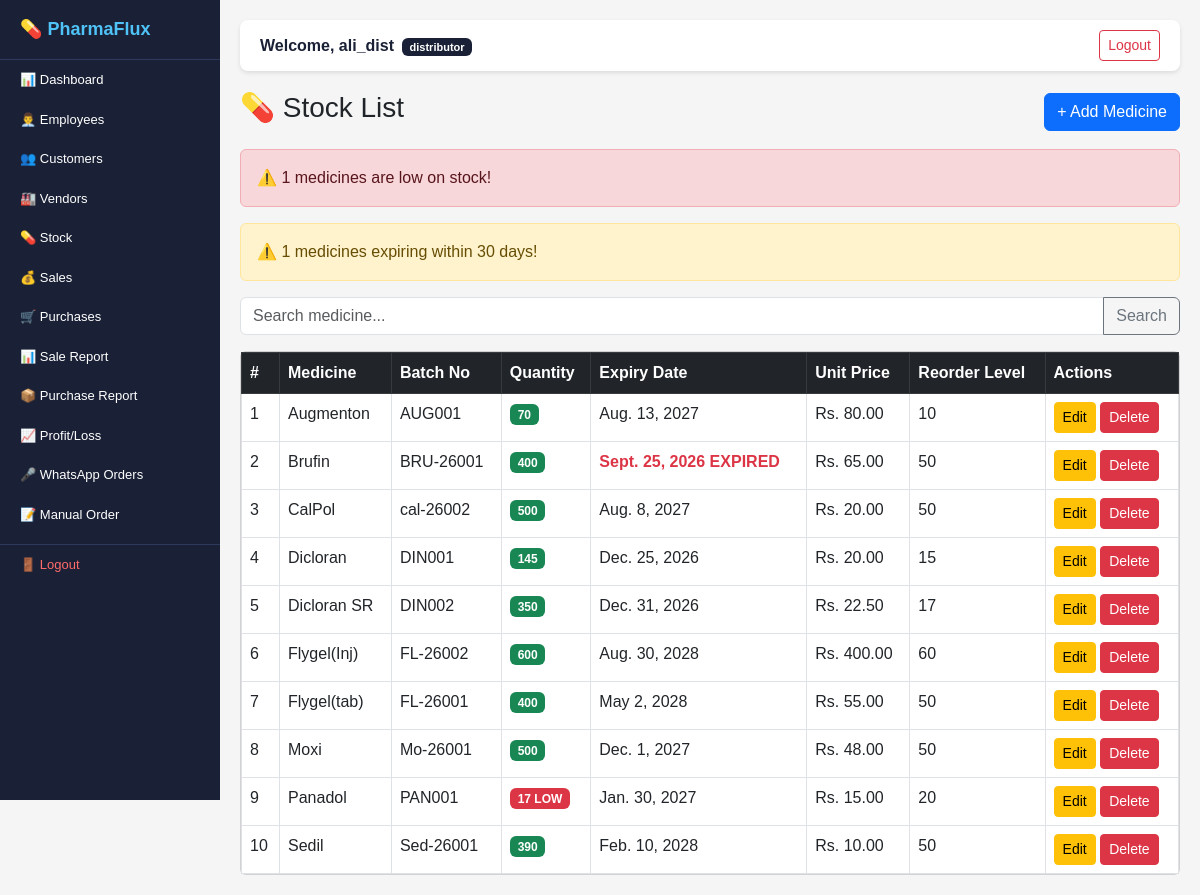
Screenshot of /stock/ (signed in) with the database file from the repository.
### users/models.py (models this page shows)
class User(AbstractUser):
    ROLES = [
        ('superadmin', 'Super Admin'),
        ('distributor', 'Distributor'),
        ('employee', 'Employee'),
    ]
    role = models.CharField(
        max_length=20,
        choices=ROLES,
        default='distributor'
    )

### stock/models.py (models this page shows, shortened)
class Stock(models.Model):
    distributor = models.ForeignKey(
        Distributor,
        on_delete=models.CASCADE,
        related_name='stocks'
    )
    medicine_name = models.CharField(
        max_length=200
    )
    batch_no = models.CharField(
        max_length=100,
        unique=True
    )
    quantity = models.IntegerField(default=0)
    expiry_date = models.DateField()
    unit_price = models.DecimalField(
        max_digits=10,
        decimal_places=2
    )
    reorder_level = models.IntegerField(
        default=10
    )
    created_at = models.DateTimeField(
        auto_now_add=True
    )

### stock/views.py (the view)
# urls.py: path('', views.stock_list, name='stock_list'),
@login_required
def stock_list(request):
    distributor = get_distributor(request)
    if not distributor:
        return redirect('dashboard')
    stocks = Stock.objects.filter(
        distributor=distributor
    ).order_by('medicine_name')
    search = request.GET.get('search', '')
    if search:
        stocks = stocks.filter(
            medicine_name__icontains=search
        )
    low_stock = Stock.objects.filter(
        distributor=distributor,
        quantity__lte=F('reorder_level')
    )
    expiry_alert = Stock.objects.filter(
        distributor=distributor,
        expiry_date__lte=date.today() + timedelta(days=30)
    )
    return render(request, 'stock/list.html', {
        'stocks': stocks,
        'low_stock': low_stock,
        'expiry_alert': expiry_alert,
        'search': search,
        'today': date.today(),
    })

### stock/views.py (called while the page is built)
def get_distributor(request):
    if request.user.role == 'distributor':
        return request.user.distributor
    elif request.user.role == 'employee':
        return request.user.employee.distributor
    return None

### templates/stock/list.html (shortened to what this page needs)
{% extends 'base.html' %}
{% block content %}
<div class="d-flex justify-content-between
            align-items-center mb-3">
    <h3>💊 Stock List</h3>
    <a href="/stock/add/"
       class="btn btn-primary">
       + Add Medicine
    </a>
</div>
{% if low_stock %}
<div class="alert alert-danger">
    ⚠️ {{ low_stock.count }} medicines are low on stock!
</div>
{% endif %}
{% if expiry_alert %}
<div class="alert alert-warning">
    ⚠️ {{ expiry_alert.count }} medicines expiring within 30 days!
</div>
{% endif %}
<form method="GET" class="mb-3">
    <div class="input-group">
        <input type="text" name="search"
               class="form-control"
               placeholder="Search medicine..."
               value="{{ search }}">
        <button class="btn btn-outline-secondary">
            Search
        </button>
    </div>
</form>
<div class="card">
    <div class="card-body p-0">
        <table class="table table-bordered table-hover mb-0">
            <thead class="table-dark">
                <tr>
                    <th>#</th>
                    <th>Medicine</th>
                    <th>Batch No</th>
                    <th>Quantity</th>
                    <th>Expiry Date</th>
                    <th>Unit Price</th>
                    <th>Reorder Level</th>
                    <th>Actions</th>
                </tr>
            </thead>
            <tbody>
                {% for stock in stocks %}
                <tr>
                    <td>{{ forloop.counter }}</td>
                    <td>{{ stock.medicine_name }}</td>
                    <td>{{ stock.batch_no }}</td>
                    <td>
                        {% if stock.quantity <= stock.reorder_level %}
                        <span class="badge bg-danger">
                            {{ stock.quantity }} LOW
                        </span>
                        {% else %}
                        <span class="badge bg-success">
                            {{ stock.quantity }}
                        </span>
                        {% endif %}
                    </td>
                    <td>
                        {% if stock.expiry_date <= today %}
                        <span class="text-danger fw-bold">
                            {{ stock.expiry_date }} EXPIRED
                        </span>
                        {% else %}
                        {{ stock.expiry_date }}
                        {% endif %}
                    </td>
                    <td>Rs. {{ stock.unit_price }}</td>
                    <td>{{ stock.reorder_level }}</td>
                    <td>
                        <a href="/stock/edit/{{ stock.id }}/"
                           class="btn btn-sm btn-warning">
                           Edit
                        </a>
                        <a href="/stock/delete/{{ stock.id }}/"
                           class="btn btn-sm btn-danger"
                           onclick="return confirm('Delete?')">
                           Delete
                        </a>
                    </td>
                </tr>
                {% endfor %}
            </tbody>
        </table>
    </div>
</div>
{% endblock %}

### templates/base.html (shortened to what this page needs)
<!DOCTYPE html>
<html lang="en">
<head>
    <link href="https://cdn.jsdelivr.net/npm/bootstrap@5.3.0/dist/css/bootstrap.min.css" rel="stylesheet">
</head>
<body>
<div id="sidebar">
    <span class="brand">💊 PharmaFlux</span>
    {% if request.user.role == 'superadmin' %}
    <a href="/superadmin/" class="nav-link-item">📊 Dashboard</a>
    <a href="/superadmin/add-distributor/" class="nav-link-item">➕ Add Distributor</a>
    {% elif request.user.role == 'distributor' %}
    <a href="/dashboard/" class="nav-link-item">📊 Dashboard</a>
    <a href="/employees/" class="nav-link-item">👨‍💼 Employees</a>
    <a href="/customers/" class="nav-link-item">👥 Customers</a>
    <a href="/vendors/" class="nav-link-item">🏭 Vendors</a>
    <a href="/stock/" class="nav-link-item">💊 Stock</a>
    <a href="/sales/" class="nav-link-item">💰 Sales</a>
    <a href="/purchases/" class="nav-link-item">🛒 Purchases</a>
    <a href="/reports/sales/" class="nav-link-item">📊 Sale Report</a>
    <a href="/reports/purchases/" class="nav-link-item">📦 Purchase Report</a>
    <a href="/reports/profit-loss/" class="nav-link-item">📈 Profit/Loss</a>
    <a href="/voice-orders/" class="nav-link-item">🎤 WhatsApp Orders</a>
    <a href="/voice-orders/create/" class="nav-link-item">📝 Manual Order</a>
    {% endif %}
    <a href="/logout/" class="nav-logout">🚪 Logout</a>
</div>
<div id="main-content">
    <div class="topbar">
        <span style="font-weight:bold; color:#1a2035;">
            Welcome, {{ request.user.username }}
            <span class="badge ms-1" style="background:#1a2035; font-size:11px;">
                {{ request.user.role }}
            </span>
        </span>
        <a href="/logout/" class="btn btn-sm btn-outline-danger">Logout</a>
    </div>
    {% block content %}
    {% endblock %}
</div>
</body>
</html>

### templates/base.html (style rules this page uses)
* { margin: 0; padding: 0; box-sizing: border-box; }
body { font-family: Arial, sans-serif; background-color: #f5f5f5; }
#sidebar { width: 220px; height: 100vh; background-color: #1a2035; position: fixed; top: 0; left: 0; overflow-y: auto; overflow-x: hidden; z-index: 999; transition: transform 0.3s ease; }
.brand { color: #4fc3f7; font-size: 18px; font-weight: bold; padding: 16px 20px; background: #1a2035; display: block; border-bottom: 1px solid #2d3a5e; }
.nav-link-item { color: #ffffff; padding: 10px 20px; display: block; text-decoration: none; font-size: 13px; }
.nav-logout { color: #ff6b6b; padding: 10px 20px; display: block; text-decoration: none; font-size: 13px; border-top: 1px solid #2d3a5e; margin-top: 10px; }
#main-content { margin-left: 220px; padding: 20px; }
.topbar { background: #ffffff; padding: 10px 20px; margin-bottom: 20px; border-radius: 8px; box-shadow: 0 2px 4px rgba(0,0,0,0.1); display: flex; justify-content: space-between; align-items: center; }

### rows the page displays
User: user.username "ali_dist", user.role "distributor"
Stock: medicine_name "Augmenton", batch_no "AUG001", quantity "70", expiry_date "Aug. 13, 2027", unit_price "80.00", reorder_level "10"
Stock: medicine_name "Brufin", batch_no "BRU-26001", quantity "400", expiry_date "Sept. 25, 2026", unit_price "65.00", reorder_level "50"
Stock: medicine_name "CalPol", batch_no "cal-26002", quantity "500", expiry_date "Aug. 8, 2027", unit_price "20.00", reorder_level "50"
Stock: medicine_name "Dicloran", batch_no "DIN001", quantity "145", expiry_date "Dec. 25, 2026", unit_price "20.00", reorder_level "15"
Stock: medicine_name "Dicloran SR", batch_no "DIN002", quantity "350", expiry_date "Dec. 31, 2026", unit_price "22.50", reorder_level "17"
Stock: medicine_name "Flygel(Inj)", batch_no "FL-26002", quantity "600", expiry_date "Aug. 30, 2028", unit_price "400.00", reorder_level "60"
Stock: medicine_name "Flygel(tab)", batch_no "FL-26001", quantity "400", expiry_date "May 2, 2028", unit_price "55.00", reorder_level "50"
Stock: medicine_name "Moxi", batch_no "Mo-26001", quantity "500", expiry_date "Dec. 1, 2027", unit_price "48.00", reorder_level "50"
Stock: medicine_name "Panadol", batch_no "PAN001", quantity "17", expiry_date "Jan. 30, 2027", unit_price "15.00", reorder_level "20"
Stock: medicine_name "Sedil", batch_no "Sed-26001", quantity "390", expiry_date "Feb. 10, 2028", unit_price "10.00", reorder_level "50"

### other values shown
{{ low_stock.count }} "1"
{{ expiry_alert.count }} "1"
